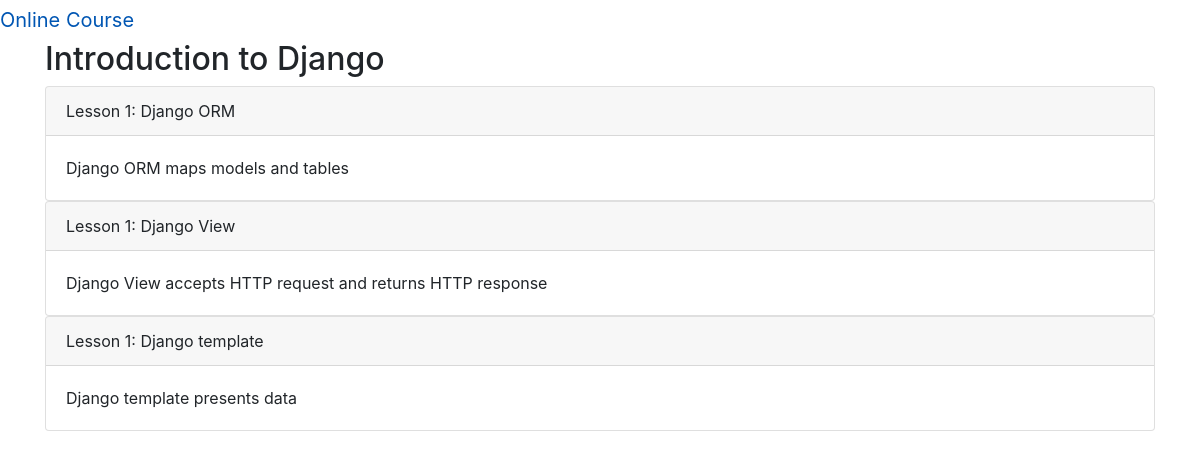
/onlinecourse/course/1/, run on the app's committed database.
### onlinecourse/models.py (models this page shows, shortened)
class Course(models.Model):
    name = models.CharField(null=False, max_length=30, default='online course')
    image = models.ImageField(upload_to='course_images/')
    description = models.CharField(max_length=1000)
    pub_date = models.DateField(null=True)
    instructors = models.ManyToManyField(Instructor)
    users = models.ManyToManyField(settings.AUTH_USER_MODEL, through='Enrollment')
    total_enrollment = models.IntegerField(default=0)
    is_enrolled = False

class Lesson(models.Model):
    title = models.CharField(max_length=200, default="title")
    order = models.IntegerField(default=0)
    course = models.ForeignKey(Course, on_delete=models.CASCADE)
    content = models.TextField()

### onlinecourse/views.py (the view)
class CourseDetailsView(generic.DetailView):
    model = Course
    template_name = 'onlinecourse/course_detail.html'

### onlinecourse/templates/onlinecourse/course_detail.html (shortened to what this page needs)
<!DOCTYPE html>
<html lang="en">
<head>
     {% load static %}
    <link rel="stylesheet" href="https://maxcdn.bootstrapcdn.com/bootstrap/4.5.2/css/bootstrap.min.css">
</head>
<body>
    <a class = "navbar-brand" href = "{% url 'onlinecourse:popular_course_list' %}""> Online Course </a>
<div class="container">
    <h2>{{ course.name }}</h2>
    <div class="card-columns-vertical">
        {% for lesson in course.lesson_set.all %}
        <div class="card">
            <div class="card-header">Lesson {{lesson.order|add:1}}: {{lesson.title}}</div>
            <div class="card-body">{{lesson.content}}</div>
        </div>
        {% endfor %}
    </div>
</div>
</body>
</html>

### data on the page
Course: name "Introduction to Django"
Lesson: order|add "1", title "Django ORM", content "Django ORM maps models and tables"
Lesson: order|add "1", title "Django View", content "Django View accepts HTTP request and returns HTTP response"
Lesson: order|add "1", title "Django template", content "Django template presents data"
